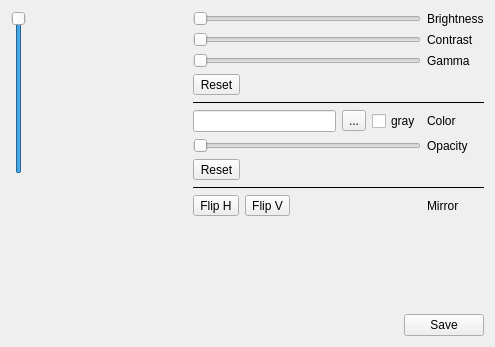
<?xml version="1.0" encoding="UTF-8"?>
<ui version="4.0">
 <class>Dialog</class>
 <widget class="QWidget" name="main">
  <property name="geometry">
   <rect>
    <x>0</x>
    <y>0</y>
    <width>495</width>
    <height>347</height>
   </rect>
  </property>
  <property name="windowTitle">
   <string>Image Manipulation</string>
  </property>
  <layout class="QHBoxLayout" name="horizontalLayout_4">
   <item>
    <layout class="QVBoxLayout" name="verticalLayout_3">
     <item>
      <widget class="QSlider" name="scale">
       <property name="maximumSize">
        <size>
         <width>16777215</width>
         <height>500</height>
        </size>
       </property>
       <property name="minimum">
        <number>1</number>
       </property>
       <property name="maximum">
        <number>100</number>
       </property>
       <property name="value">
        <number>100</number>
       </property>
       <property name="orientation">
        <enum>Qt::Vertical</enum>
       </property>
      </widget>
     </item>
     <item>
      <spacer name="verticalSpacer_3">
       <property name="orientation">
        <enum>Qt::Vertical</enum>
       </property>
       <property name="sizeHint" stdset="0">
        <size>
         <width>20</width>
         <height>40</height>
        </size>
       </property>
      </spacer>
     </item>
    </layout>
   </item>
   <item>
    <layout class="QVBoxLayout" name="verticalLayout_2">
     <item>
      <widget class="QWidget" name="display" native="true">
       <property name="minimumSize">
        <size>
         <width>150</width>
         <height>150</height>
        </size>
       </property>
      </widget>
     </item>
     <item>
      <spacer name="verticalSpacer_2">
       <property name="orientation">
        <enum>Qt::Vertical</enum>
       </property>
       <property name="sizeHint" stdset="0">
        <size>
         <width>20</width>
         <height>40</height>
        </size>
       </property>
      </spacer>
     </item>
    </layout>
   </item>
   <item>
    <layout class="QVBoxLayout" name="verticalLayout">
     <item>
      <layout class="QGridLayout" name="gridLayout">
       <item row="0" column="0" colspan="3">
        <widget class="QSlider" name="brightness">
         <property name="minimumSize">
          <size>
           <width>200</width>
           <height>0</height>
          </size>
         </property>
         <property name="orientation">
          <enum>Qt::Horizontal</enum>
         </property>
        </widget>
       </item>
       <item row="0" column="3">
        <widget class="QLabel" name="label1">
         <property name="text">
          <string>Brightness</string>
         </property>
        </widget>
       </item>
       <item row="1" column="0" colspan="3">
        <widget class="QSlider" name="contrast">
         <property name="orientation">
          <enum>Qt::Horizontal</enum>
         </property>
        </widget>
       </item>
       <item row="1" column="3">
        <widget class="QLabel" name="label2">
         <property name="text">
          <string>Contrast</string>
         </property>
        </widget>
       </item>
       <item row="2" column="0" colspan="3">
        <widget class="QSlider" name="gamma">
         <property name="orientation">
          <enum>Qt::Horizontal</enum>
         </property>
        </widget>
       </item>
       <item row="2" column="3">
        <widget class="QLabel" name="label3">
         <property name="text">
          <string>Gamma</string>
         </property>
        </widget>
       </item>
       <item row="3" column="0" colspan="3">
        <layout class="QHBoxLayout" name="horizontalLayout">
         <item>
          <widget class="QToolButton" name="reset">
           <property name="text">
            <string>Reset</string>
           </property>
          </widget>
         </item>
         <item>
          <spacer name="horizontalSpacer">
           <property name="orientation">
            <enum>Qt::Horizontal</enum>
           </property>
           <property name="sizeHint" stdset="0">
            <size>
             <width>40</width>
             <height>20</height>
            </size>
           </property>
          </spacer>
         </item>
        </layout>
       </item>
       <item row="4" column="0" colspan="4">
        <widget class="QFrame" name="frame">
         <property name="frameShape">
          <enum>QFrame::HLine</enum>
         </property>
         <property name="frameShadow">
          <enum>QFrame::Plain</enum>
         </property>
        </widget>
       </item>
       <item row="5" column="0" colspan="3">
        <layout class="QHBoxLayout" name="horizontalLayout_3">
         <item>
          <widget class="QLineEdit" name="color"/>
         </item>
         <item>
          <widget class="QToolButton" name="choose_color">
           <property name="text">
            <string>...</string>
           </property>
          </widget>
         </item>
         <item>
          <widget class="QCheckBox" name="grayscale">
           <property name="text">
            <string>gray</string>
           </property>
          </widget>
         </item>
        </layout>
       </item>
       <item row="6" column="0" colspan="3">
        <widget class="QSlider" name="opacity">
         <property name="minimum">
          <number>0</number>
         </property>
         <property name="maximum">
          <number>100</number>
         </property>
         <property name="orientation">
          <enum>Qt::Horizontal</enum>
         </property>
        </widget>
       </item>
       <item row="6" column="3">
        <widget class="QLabel" name="label5">
         <property name="text">
          <string>Opacity</string>
         </property>
        </widget>
       </item>
       <item row="7" column="0" colspan="3">
        <layout class="QHBoxLayout" name="horizontalLayout_2">
         <item>
          <widget class="QToolButton" name="reset_color">
           <property name="text">
            <string>Reset</string>
           </property>
          </widget>
         </item>
         <item>
          <spacer name="horizontalSpacer_2">
           <property name="orientation">
            <enum>Qt::Horizontal</enum>
           </property>
           <property name="sizeHint" stdset="0">
            <size>
             <width>40</width>
             <height>20</height>
            </size>
           </property>
          </spacer>
         </item>
        </layout>
       </item>
       <item row="8" column="0" colspan="4">
        <widget class="QFrame" name="frame_2">
         <property name="frameShape">
          <enum>QFrame::HLine</enum>
         </property>
         <property name="frameShadow">
          <enum>QFrame::Plain</enum>
         </property>
        </widget>
       </item>
       <item row="9" column="0">
        <widget class="QToolButton" name="flip_h">
         <property name="text">
          <string>Flip H</string>
         </property>
        </widget>
       </item>
       <item row="9" column="1">
        <widget class="QToolButton" name="flip_v">
         <property name="text">
          <string>Flip V</string>
         </property>
        </widget>
       </item>
       <item row="9" column="2">
        <spacer name="horizontalSpacer_3">
         <property name="orientation">
          <enum>Qt::Horizontal</enum>
         </property>
         <property name="sizeHint" stdset="0">
          <size>
           <width>68</width>
           <height>20</height>
          </size>
         </property>
        </spacer>
       </item>
       <item row="9" column="3">
        <widget class="QLabel" name="label6">
         <property name="text">
          <string>Mirror</string>
         </property>
        </widget>
       </item>
       <item row="5" column="3">
        <widget class="QLabel" name="label4">
         <property name="text">
          <string>Color</string>
         </property>
        </widget>
       </item>
      </layout>
     </item>
     <item>
      <spacer name="verticalSpacer">
       <property name="orientation">
        <enum>Qt::Vertical</enum>
       </property>
       <property name="sizeHint" stdset="0">
        <size>
         <width>20</width>
         <height>40</height>
        </size>
       </property>
      </spacer>
     </item>
     <item>
      <layout class="QHBoxLayout" name="horizontalLayout_5">
       <item>
        <spacer name="horizontalSpacer_4">
         <property name="orientation">
          <enum>Qt::Horizontal</enum>
         </property>
         <property name="sizeHint" stdset="0">
          <size>
           <width>40</width>
           <height>20</height>
          </size>
         </property>
        </spacer>
       </item>
       <item>
        <widget class="QPushButton" name="save">
         <property name="text">
          <string>Save</string>
         </property>
        </widget>
       </item>
      </layout>
     </item>
    </layout>
   </item>
  </layout>
 </widget>
 <resources/>
 <connections/>
</ui>
